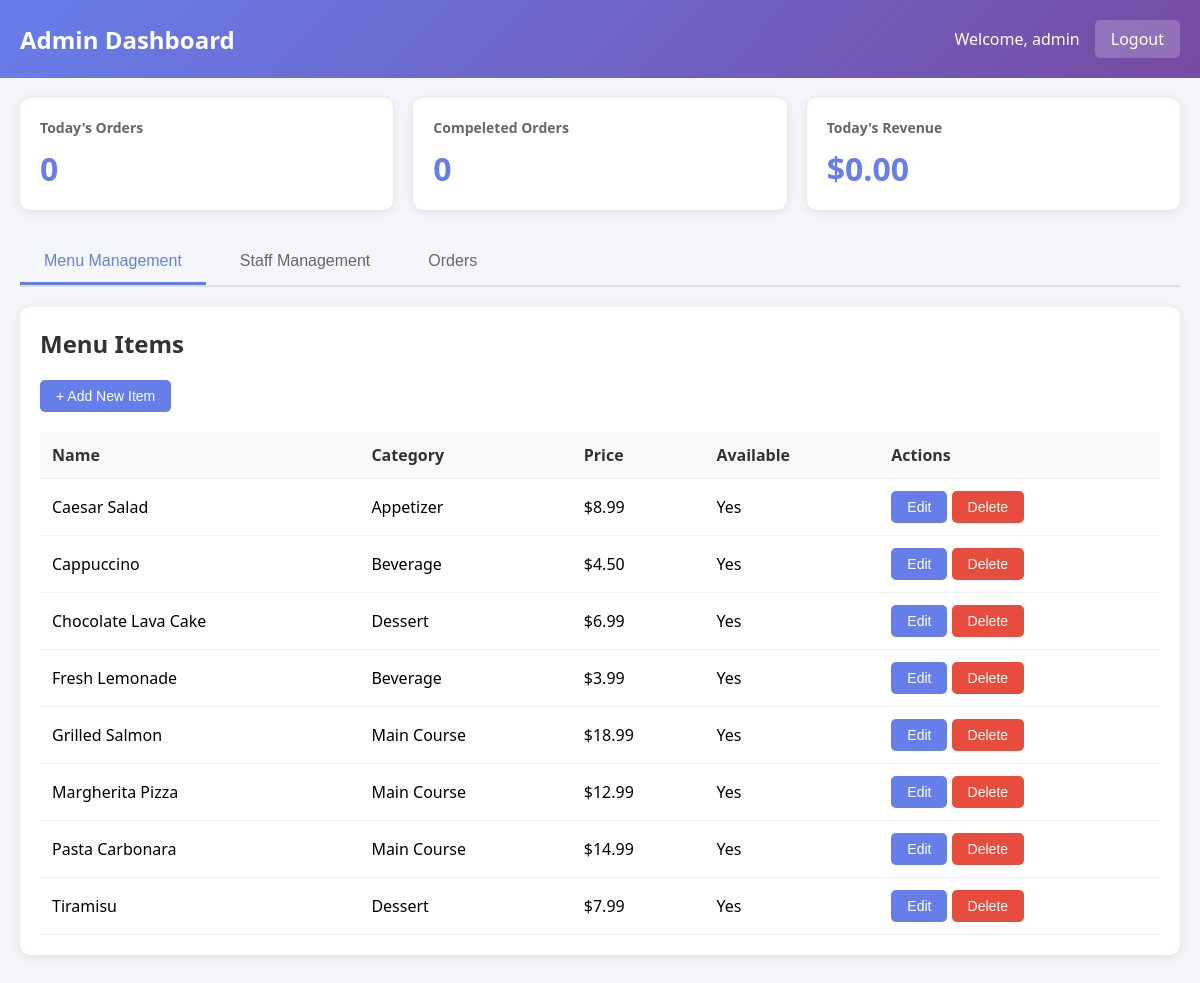
Page /admin_dashboard.php (signed in) on the committed database.
### tables this page shows
CREATE TABLE menu_items (
    id INT PRIMARY KEY AUTO_INCREMENT,
    name VARCHAR(100) NOT NULL,
    description TEXT,
    price DECIMAL(10, 2) NOT NULL,
    category VARCHAR(50) NOT NULL,
    available BOOLEAN DEFAULT TRUE
);

### admin_dashboard.php (the view, shortened to what this page needs)
<?php
$connection = getConnection();
$menu_items = $connection->query(
    "SELECT *
            FROM menu_items
            ORDER BY name"
);
$stats = $connection->query("SELECT
    COUNT(*) AS total_orders,
    (
        SELECT COUNT(*)
        FROM orders
        WHERE status = 'completed' AND DATE(order_time) = CURDATE()
    ) AS completed_orders,
    SUM(total_amount) AS total_revenue
    FROM orders WHERE DATE(order_time) = CURDATE()")->fetch_assoc();
?>
<!DOCTYPE html>
<html lang="en">
<head>
    <link rel="stylesheet" href="styles/admin_dashboard.css">
</head>
<body>
    <div class="header">
        <h1>Admin Dashboard</h1>
        <div class="user-info">
            <span>Welcome, <?php echo htmlspecialchars($_SESSION['username']); ?></span>
            <a href="logout.php" class="btn-logout">Logout</a>
        </div>
    </div>
    <div class="container">
        <div class="stats">
            <div class="stat-card">
                <h3>Today's Orders</h3>
                <div class="value">
                    <?php echo $stats['total_orders'] ?? 0; ?>
                </div>
            </div>
            <div class="stat-card">
                <h3>Compeleted Orders</h3>
                <div class="value">
                    <?php echo $stats['completed_orders'] ?? 0; ?>
                </div>
            </div>
            <div class="stat-card">
                <h3>Today's Revenue</h3>
                <div class="value">
                    $<?php echo number_format($stats['total_revenue'] ?? 0, 2); ?>
                </div>
            </div>
        </div>
        <div class="tabs">
            <button class="tab active" onclick="switchTab('menu')">Menu Management</button>
            <button class="tab" onclick="switchTab('staff')">Staff Management</button>
            <button class="tab" onclick="switchTab('orders')">Orders</button>
        </div>
        <div id="menu-tab" class="tab-content active">
            <div class="card">
                <h2>Menu Items</h2>
                <button class="btn btn-primary" onclick="openAddItemModal()">+ Add New Item</button>
                <table style="margin-top: 20px;">
                    <thead>
                        <tr>
                            <th>Name</th>
                            <th>Category</th>
                            <th>Price</th>
                            <th>Available</th>
                            <th>Actions</th>
                        </tr>
                    </thead>
                    <tbody>
                        <?php while ($item = $menu_items->fetch_assoc()): ?>
                            <tr>
                                <td><?php echo htmlspecialchars($item['name']); ?></td>
                                <td><?php echo htmlspecialchars($item['category']); ?></td>
                                <td>$<?php echo number_format($item['price'], 2); ?></td>
                                <td><?php echo $item['available'] ? 'Yes' : "No" ?></td>
                                <td>
                                    <button class="btn btn-primary"
                                        onclick='openEditItemModal(<?php echo json_encode($item) ?>)'>
                                        Edit
                                    </button>
                                    <form method="POST" style="display: inline;">
                                        <button type="submit" class="btn btn-danger"
                                            onclick="return confirm('Delete this item?')">
                                            Delete
                                        </button>
                                    </form>
                                </td>
                            </tr>
                        <?php endwhile; ?>
                    </tbody>
                </table>
            </div>
        </div>
    </div>
</body>
</html>

### styles/admin_dashboard.css (style rules this page uses)
* { margin: 0; padding: 0; box-sizing: border-box; }
body { font-family: "Segoe UI", Tahoma, Geneva, Verdana, sans-serif; background: #f5f6fa; }
.header { background: linear-gradient(135deg, #667eea 0%, #764ba2 100%); color: white; padding: 20px; display: flex; justify-content: space-between; align-items: center; }
.header h1 { font-size: 24px; }
.user-info { display: flex; gap: 15px; align-items: center; }
.btn-logout { background: rgba(255, 255, 255, 0.2); color: white; padding: 8px 16px; border: none; border-radius: 5px; cursor: pointer; text-decoration: none; }
.container { max-width: 1400px; margin: 0 auto; padding: 20px; }
.stats { display: grid; grid-template-columns: repeat(auto-fit, minmax(250px, 1fr)); gap: 20px; margin-bottom: 30px; }
.stat-card { background: white; padding: 20px; border-radius: 10px; box-shadow: 0 2px 10px rgba(0, 0, 0, 0.1); }
.stat-card h3 { color: #666; font-size: 14px; margin-bottom: 10px; }
.stat-card .value { font-size: 32px; font-weight: bold; color: #667eea; }
.tabs { display: flex; gap: 10px; margin-bottom: 20px; border-bottom: 2px solid #ddd; }
.tab { padding: 12px 24px; background: none; border: none; cursor: pointer; font-size: 16px; color: #666; border-bottom: 3px solid transparent; transition: all 0.3s; }
.tab.active { color: #667eea; border-bottom-color: #667eea; }
.tab-content { display: none; }
.tab-content.active { display: block; }
.card { background: white; padding: 20px; border-radius: 10px; box-shadow: 0 2px 10px rgba(0, 0, 0, 0.1); margin-bottom: 20px; }
.card h2 { margin-bottom: 20px; color: #333; }
table { width: 100%; border-collapse: collapse; }
th, td { padding: 12px; text-align: left; border-bottom: 1px solid #eee; }
th { background: #f8f9fa; font-weight: 600; color: #333; }
.btn { padding: 8px 16px; border: none; border-radius: 5px; cursor: pointer; font-size: 14px; transition: opacity 0.3s; }
.btn-primary { background: #667eea; color: white; }
.btn-danger { background: #e74c3c; color: white; }

### rows in the picture
menu_items: name "Caesar Salad", category "Appetizer", price "8.99", available "Yes"
menu_items: name "Cappuccino", category "Beverage", price "4.50", available "Yes"
menu_items: name "Chocolate Lava Cake", category "Dessert", price "6.99", available "Yes"
menu_items: name "Fresh Lemonade", category "Beverage", price "3.99", available "Yes"
menu_items: name "Grilled Salmon", category "Main Course", price "18.99", available "Yes"
menu_items: name "Margherita Pizza", category "Main Course", price "12.99", available "Yes"
menu_items: name "Pasta Carbonara", category "Main Course", price "14.99", available "Yes"
menu_items: name "Tiramisu", category "Dessert", price "7.99", available "Yes"

### other values in the picture
$_SESSION['username'] "admin"
$stats['total_orders'] "0"
$stats['completed_orders'] "0"
$stats['total_revenue'] "0.00"
